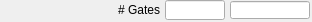
   <widget class="caFrame" name="caFrame_18">
    <property name="geometry">
     <rect>
      <x>378</x>
      <y>365</y>
      <width>312</width>
      <height>22</height>
     </rect>
    </property>
    <widget class="caTextEntry" name="caTextEntry_12">
     <property name="geometry">
      <rect>
       <x>165</x>
       <y>0</y>
       <width>60</width>
       <height>20</height>
      </rect>
     </property>
     <property name="channel" stdset="0">
      <string>$(P)$(R)NumGates</string>
     </property>
     <property name="foreground">
      <color>
       <red>0</red>
       <green>0</green>
       <blue>0</blue>
      </color>
     </property>
     <property name="background">
      <color>
       <red>115</red>
       <green>223</green>
       <blue>255</blue>
      </color>
     </property>
     <property name="colorMode">
      <enum>caLineEdit::Static</enum>
     </property>
     <property name="precisionMode">
      <enum>caLineEdit::Channel</enum>
     </property>
     <property name="limitsMode">
      <enum>caLineEdit::Channel</enum>
     </property>
     <property name="maxValue">
      <double>1.000000000000000</double>
     </property>
     <property name="minValue">
      <double>0.000000000000000</double>
     </property>
     <property name="fontScaleMode" stdset="0">
      <enum>caLineEdit::WidthAndHeight</enum>
     </property>
     <property name="formatType">
      <enum>caLineEdit::decimal</enum>
     </property>
    </widget>
    <widget class="caLabel" name="caLabel_29">
     <property name="geometry">
      <rect>
       <x>0</x>
       <y>0</y>
       <width>160</width>
       <height>20</height>
      </rect>
     </property>
     <property name="text">
      <string># Gates</string>
     </property>
     <property name="alignment">
      <set>Qt::AlignAbsolute|Qt::AlignRight|Qt::AlignTrailing|Qt::AlignVCenter</set>
     </property>
     <property name="fontScaleMode">
      <enum>ESimpleLabel::WidthAndHeight</enum>
     </property>
     <property name="foreground">
      <color>
       <red>0</red>
       <green>0</green>
       <blue>0</blue>
      </color>
     </property>
     <property name="background">
      <color alpha="0">
       <red>0</red>
       <green>0</green>
       <blue>0</blue>
      </color>
     </property>
     <property name="frameShape">
      <enum>QFrame::NoFrame</enum>
     </property>
    </widget>
    <widget class="caLineEdit" name="caLineEdit_18">
     <property name="geometry">
      <rect>
       <x>230</x>
       <y>1</y>
       <width>80</width>
       <height>18</height>
      </rect>
     </property>
     <property name="alignment">
      <set>Qt::AlignAbsolute|Qt::AlignLeading|Qt::AlignLeft|Qt::AlignVCenter</set>
     </property>
     <property name="channel" stdset="0">
      <string>$(P)$(R)NumGates_RBV</string>
     </property>
     <property name="foreground">
      <color>
       <red>10</red>
       <green>0</green>
       <blue>184</blue>
      </color>
     </property>
     <property name="background">
      <color>
       <red>187</red>
       <green>187</green>
       <blue>187</blue>
      </color>
     </property>
     <property name="colorMode">
      <enum>caLineEdit::Static</enum>
     </property>
     <property name="precisionMode">
      <enum>caLineEdit::Channel</enum>
     </property>
     <property name="limitsMode">
      <enum>caLineEdit::Channel</enum>
     </property>
     <property name="maxValue">
      <double>1.000000000000000</double>
     </property>
     <property name="minValue">
      <double>0.000000000000000</double>
     </property>
     <property name="fontScaleMode" stdset="0">
      <enum>caLineEdit::WidthAndHeight</enum>
     </property>
     <property name="formatType">
      <enum>caLineEdit::decimal</enum>
     </property>
    </widget>
   </widget>
